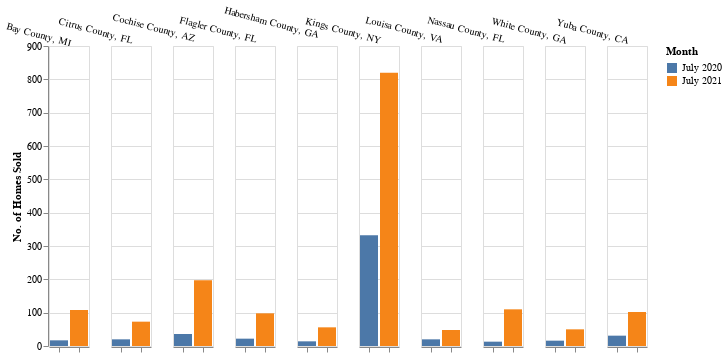

The code cell stored with this chart in its notebook:
### Markdown cell above
The counties with the highest transaction volumes are the big urban counties corresponding to Chicago, Houston, Los Angeles, and Phoenix. This did not change despite the pandemic. Cities remain desirable for buyers.  
  
At the same time, we also want to identify counties which saw the biggest jump in sales expressed in percentage. We can compare July 2020 with July 2021 since housing sales generally peak in the summer months.By the way, it is way easier in SQL than in Python with CTEs.

### Code cell
# calculate the differences 
biggest_jumps = fidap.sql("""
WITH july_2020 AS (
SELECT SUM(CAST(total_homes_sold AS FLOAT64)) AS ths_jul20, region_name,
FROM fidap-301014.redfin.weekly_housing_market
WHERE duration = '1 weeks'
AND region_type = 'county'
AND period_end LIKE '2020-07%'
GROUP BY region_name
),

july_2021 AS (
SELECT SUM(CAST(total_homes_sold AS FLOAT64)) AS ths_jul21, region_name,
FROM fidap-301014.redfin.weekly_housing_market
WHERE duration = '1 weeks'
AND region_type = 'county'
AND period_end LIKE '2021-07%'
GROUP BY region_name
)

SELECT ju.region_name, ths_jul20, ths_jul21, ROUND(100*(ths_jul21-ths_jul20)/ths_jul20,2) AS homes_sold_delta_pct
FROM july_2021 AS ju 
INNER JOIN july_2020 AS ja
ON ju.region_name = ja.region_name
WHERE ths_jul20 > 10
""")

# reshaping
biggest_jumps = biggest_jumps.rename(columns = {
    'ths_jul20':'July 2020',
    'ths_jul21':'July 2021'
})

biggest_jumps = biggest_jumps.sort_values('homes_sold_delta_pct', ascending = False)
biggest_jumps = biggest_jumps.reset_index(drop = True)
biggest_jumps_top10 = biggest_jumps.loc[1:10,:]

biggest_jumps_long = pd.melt(biggest_jumps_top10, id_vars = ['region_name', 'homes_sold_delta_pct'], value_vars = ['July 2020', 'July 2021'])

# plotting

alt.Chart(biggest_jumps_long).mark_bar().encode(
    x = alt.X('variable', axis = alt.Axis(labels = False), title = None),
    y = alt.Y('value', title = "No. of Homes Sold"),
    color = alt.Color('variable', title = "Month"),
    column = alt.Column('region_name', title = "", header = alt.Header(labelAngle = 15, labelPadding = -30, labelOrient = 'top'))
)

### Figure 1 — Vega-Lite specification as saved in the notebook (floating-point values rounded to 4 significant figures)
{"config": {"view": {"continuousWidth": 400, "continuousHeight": 300}}, "data": {"name": "data-1cabe17cd7dfe837ed44ce2b50889466"}, "mark": "bar", "encoding": {"color": {"type": "nominal", "field": "variable", "title": "Month"}, "column": {"type": "nominal", "field": "region_name", "header": {"labelAngle": 15, "labelOrient": "top", "labelPadding": -30}, "title": ""}, "x": {"type": "nominal", "axis": {"labels": false}, "field": "variable", "title": null}, "y": {"type": "quantitative", "field": "value", "title": "No. of Homes Sold"}}, "$schema": "https://vega.github.io/schema/vega-lite/v4.8.1.json", "datasets": {"data-1cabe17cd7dfe837ed44ce2b50889466": [{"region_name": "Nassau County, FL", "homes_sold_delta_pct": 746.1, "variable": "July 2020", "value": 13.0}, {"region_name": "Bay County, MI", "homes_sold_delta_pct": 535.3, "variable": "July 2020", "value": 17.0}, {"region_name": "Cochise County, AZ", "homes_sold_delta_pct": 447.2, "variable": "July 2020", "value": 36.0}, {"region_name": "Flagler County, FL", "homes_sold_delta_pct": 345.4, "variable": "July 2020", "value": 22.0}, {"region_name": "Habersham County, GA", "homes_sold_delta_pct": 300.0, "variable": "July 2020", "value": 14.0}, {"region_name": "Citrus County, FL", "homes_sold_delta_pct": 265.0, "variable": "July 2020", "value": 20.0}, {"region_name": "Yuba County, CA", "homes_sold_delta_pct": 229.0, "variable": "July 2020", "value": 31.0}, {"region_name": "White County, GA", "homes_sold_delta_pct": 212.5, "variable": "July 2020", "value": 16.0}, {"region_name": "Kings County, NY", "homes_sold_delta_pct": 147.0, "variable": "July 2020", "value": 332.0}, {"region_name": "Louisa County, VA", "homes_sold_delta_pct": 140.0, "variable": "July 2020", "value": 20.0}, {"region_name": "Nassau County, FL", "homes_sold_delta_pct": 746.1, "variable": "July 2021", "value": 110.0}, {"region_name": "Bay County, MI", "homes_sold_delta_pct": 535.3, "variable": "July 2021", "value": 108.0}, {"region_name": "Cochise County, AZ", "homes_sold_delta_pct": 447.2, "variable": "July 2021", "value": 197.0}, {"region_name": "Flagler County, FL", "homes_sold_delta_pct": 345.4, "variable": "July 2021", "value": 98.0}, {"region_name": "Habersham County, GA", "homes_sold_delta_pct": 300.0, "variable": "July 2021", "value": 56.0}, {"region_name": "Citrus County, FL", "homes_sold_delta_pct": 265.0, "variable": "July 2021", "value": 73.0}, {"region_name": "Yuba County, CA", "homes_sold_delta_pct": 229.0, "variable": "July 2021", "value": 102.0}, {"region_name": "White County, GA", "homes_sold_delta_pct": 212.5, "variable": "July 2021", "value": 50.0}, {"region_name": "Kings County, NY", "homes_sold_delta_pct": 147.0, "variable": "July 2021", "value": 820.0}, {"region_name": "Louisa County, VA", "homes_sold_delta_pct": 140.0, "variable": "July 2021", "value": 48.0}]}}
